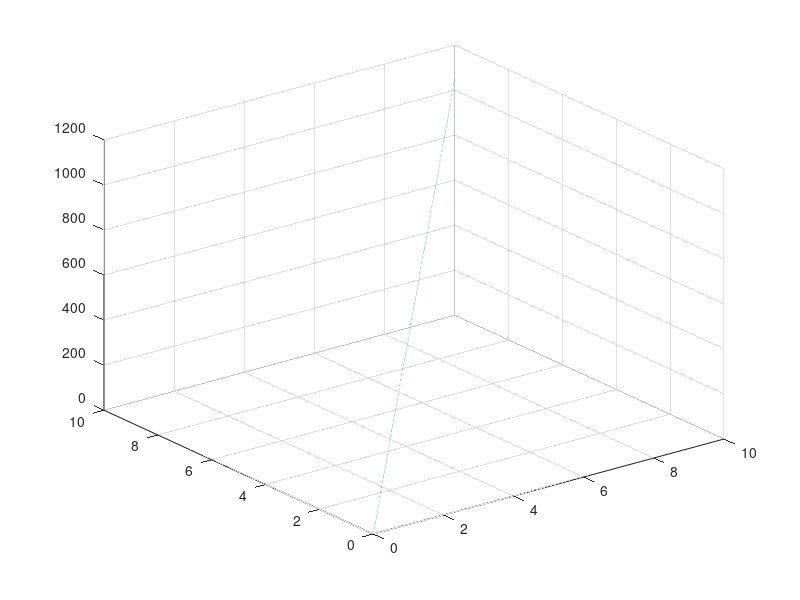

This figure's MATLAB source:
% PLOTTTTTINGGG
xx=[0 1 2 2.2 3.6 4]
yy =[0 1 2 2.2 2.5 10]
%plot(xx,yy)
%grid on;
% plot the function with plot
xd=[1:.01:360]
fy= 10 *sin(xd*pi/180)
%plot(xd,fy);
%xlabel("X_axis");
%ylabel("Y_axis");
%grid on ;
% plot more than one plot in one diagram
xd1=[-10 : .01 : 10]
fy1 = xd1.^3 + 3*(xd1.^2) + 5*xd1 +10* sin(xd1)
fz= (100*xd1) + 5
%plot(xd1,fy1,xd1,fz)
%xlabel("X_axis");
%ylabel("Y_axis");
%grid on;

% plot 3D plotting

x3d=[0:.01:10]
y3d=[0:.01:10]
z3d = 100 *x3d + 5*y3d
plot3(x3d,y3d,z3d);
grid on;

